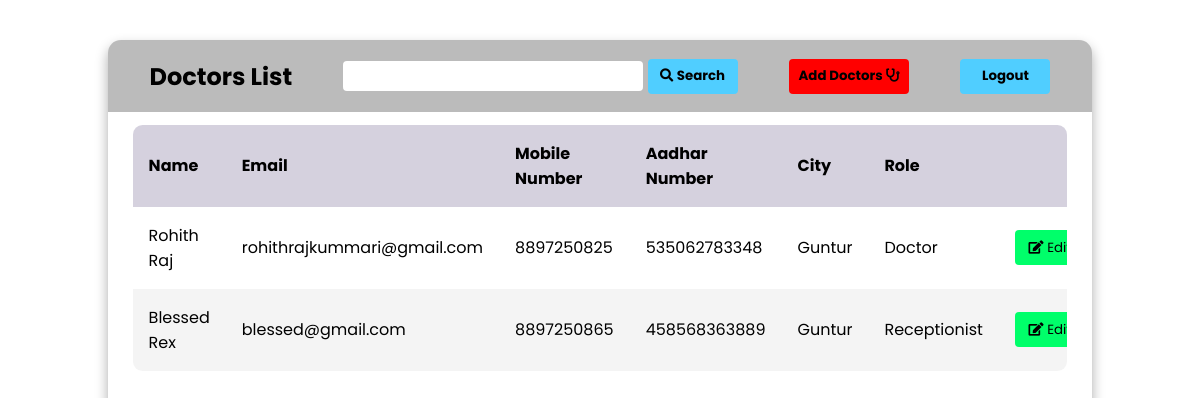
The page /presidentDoctorView/ on the database as committed earlier.
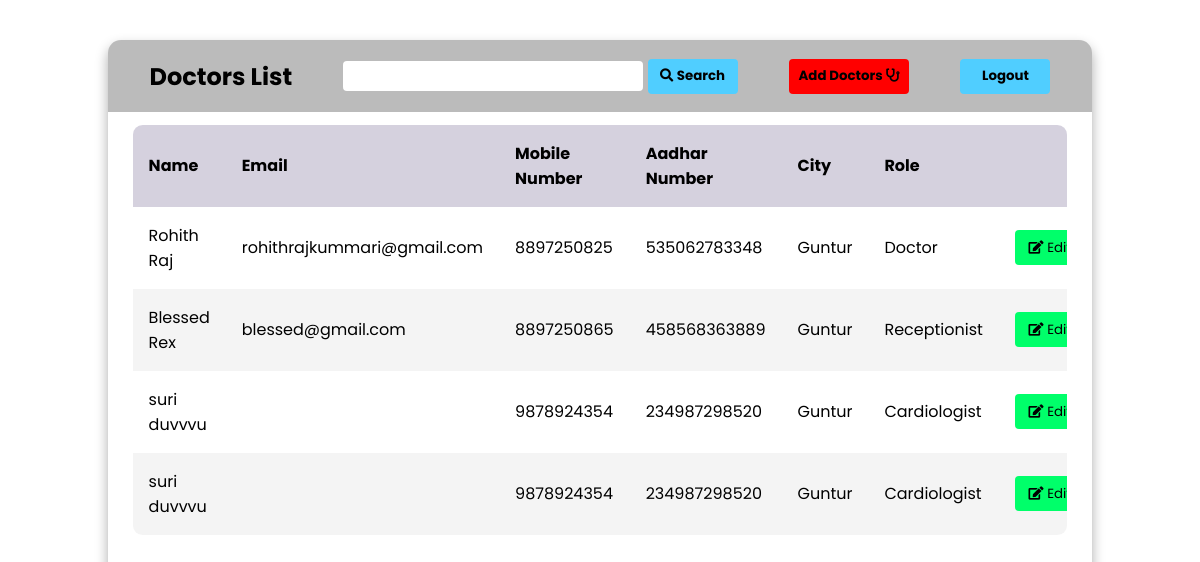
The same page on the database as committed later.
### Hospital/models.py (models this page shows)
class Staff(models.Model):
    name = models.CharField('Doctor Name', max_length=100)
    firstName = models.CharField('First Name', max_length=50)
    lastName = models.CharField('last Name', max_length=50)
    email = models.EmailField('Email', max_length=100, null=True)
    mobileNumber = models.CharField('Mobile Number', max_length=15)
    aadharNumber = models.CharField('Aadhar Number', max_length=15)
    city = models.CharField('City', max_length=50)
    role = models.CharField('Role', max_length=15)

### Hospital/views.py (the view)
# urls.py: path('presidentDoctorView/', president_doctor_view),
def president_doctor_view(request):
    staff = Staff.objects.all()
    if (request.method == 'POST'):
        staff = Staff.objects.annotate().filter(
            name__icontains=request.POST['searchDoctor'])
    return render(request, 'President/president_doctor_view.html', {'staff': staff})

### templates/President/president_doctor_view.html (shortened to what this page needs)
{% load static %}
<html lang="en">
<head>
    <link rel="stylesheet" href="{% static 'css/president_doctor_patient.css' %}">
    <link rel="stylesheet" href="https://cdnjs.cloudflare.com/ajax/libs/font-awesome/5.15.3/css/all.min.css"/>
</head>
<body>
    <main class="table">
        <section class="table_header">
            <h1>Doctors List</h1>
            <form action="" method="post">
                <input type="search" name="searchDoctor" id="">
                <button type="submit" class="btn btn-search"><i class="fa fa-search" aria-hidden="true"></i> <strong>Search</strong> </button>
            </form>
            <a href="/presidentStaffAdd" ><button class="btn btn-add"><strong>Add Doctors</strong>  <i class="fa fa-stethoscope" aria-hidden="true"></i></button></a>
            <a href="/presidentLogout"><button class="btn btn-search"><strong>Logout</strong></button></a>
        </section>
        <section class="table_body">
            <table >
                <thead>
                    <tr>
                        <th>Name</th>
                        <th>Email</th>
                        <th>Mobile Number</th>
                        <th>Aadhar Number</th>
                        <th>City</th>
                        <th>Role</th>
                        <th></th>
                    </tr>
                </thead>
                <tbody>
                    {% for member in staff %}
                    <tr>
                        <td>{{ member.name }}</td>
                        <td>{{ member.email }}</td>
                        <td>{{ member.mobileNumber }}</td>
                        <td>{{ member.aadharNumber }}</td>
                        <td>{{ member.city }}</td>
                        <td>{{ member.role }}</td>
                        <td><a><button class="btn btn-edit" style="width: 70px;"> <i class="fa fa-edit"></i> Edit</button></a></td>
                    </tr>
                    {% endfor %}
                </tbody>
            </table>
        </section>
    </main>
</body>
</html>

Rows that differ between the two databases and show on the page:
added Staff: name "suri duvvvu", mobileNumber "9878924354", aadharNumber "234987298520", city "Guntur", role "Cardiologist"
added Staff: name "suri duvvvu", mobileNumber "9878924354", aadharNumber "234987298520", city "Guntur", role "Cardiologist"
